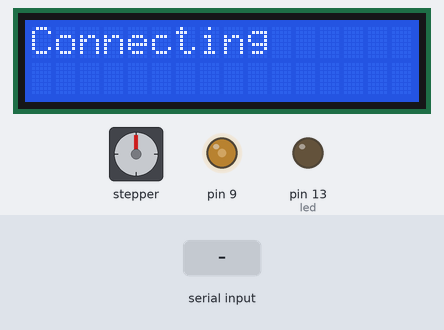
This sketch was run on a simulated Arduino Leonardo, built with avr-gcc and run on an emulated ATmega32U4. On the bench: stepper motor, 16×2 character LCD, output pins drawn as LEDs (lit = HIGH). Wiring (inferred from the names in the program): stepper motor driver (200 steps per turn assumed): step pin 16; direction pin 17. The inputs (shaded band) are chosen by the test bench. Pins used as bus, display or sensor lines are not drawn.

Above: at 1.2 s.
1.3 s: byte 30 received over Serial
At 1.45 s:
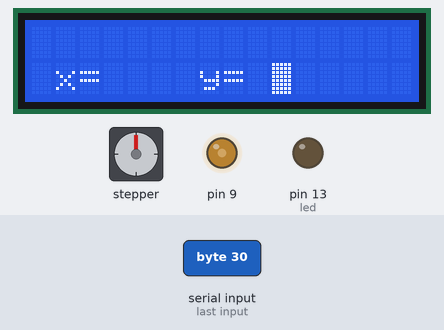
At 22.5 s:
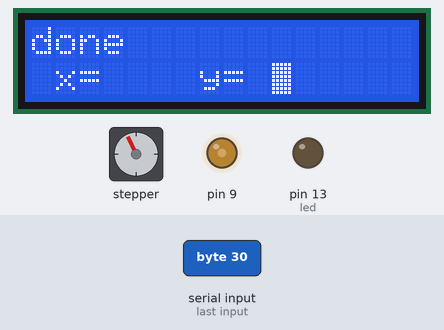
Timing chart, 0 to 22.8 s (numbered marks = the images above; inputs shaded):
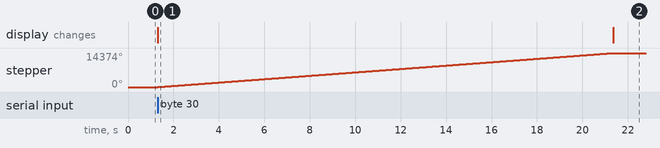

Measured:
- after the input at 1.3 s, stepper: turns 14374° clockwise in 20.1 s, starting at once; the display: changes at once (image 1)

The sketch:

lcd.ino
```cpp
#include <LiquidCrystal.h>

// initialize the library with the numbers of the interface pins
LiquidCrystal lcd(12, 11, 5, 4, 3, 2);
#define dir 17
#define pull 16
int led = 13;
char x, y;
int flag;

void setup() {
  // put your setup code here, to run once:
  lcd.begin(16, 2);
  pinMode(9, OUTPUT);
  analogWrite(9, 100);
  pinMode(dir, OUTPUT);
  pinMode(pull, OUTPUT);
  digitalWrite(dir, LOW);
  pinMode(led, OUTPUT);
  Serial.begin(9600);
  Serial1.begin(9600);
  lcd.clear();
  flag = 1;
  lcd.write("Connecting");
}

void loop() {
  // put your main code here, to run repeatedly:
  if (Serial.available() > 0)
  { x = Serial.read();
    y = Serial.read();
    Serial1.write(x);
  //  Serial1.write("\t");
//    Serial1.write(y);
  //  Serial1.write("\n");

    if (flag == 1)
    { lcd.clear();
      lcd.setCursor(0, 0);
      lcd.write("Connected");
      flag = 0;
    }

    lcd.clear();
    lcd.setCursor(1, 1);
    lcd.write("x=");
    lcd.setCursor(3, 1);
    lcd.write(x);
    lcd.setCursor(7, 1);
    lcd.write("y=");
    lcd.setCursor(10, 1);
    lcd.write(y);
    int newy = 120 - y;
    if (y > 0)
    {
      digitalWrite(dir, LOW);
     for (int i = 0; i < (abs(newy) * 66); i++)
      {
        digitalWrite(pull, LOW);
        delayMicroseconds(1500);
        digitalWrite(pull, HIGH);
        delay(1);

      }
      lcd.setCursor(0, 0);
      lcd.write("done");

    }
    if (y < 0)
    {
      digitalWrite(dir, HIGH);
      for (int i = 0; i < (abs(newy) * 66); i++)
      {
        digitalWrite(pull, LOW);
        delayMicroseconds(1500);
        digitalWrite(pull, HIGH);
        delay(1);
      }
      lcd.setCursor(0, 0);
      lcd.write("done");

    }

  }

}
```
